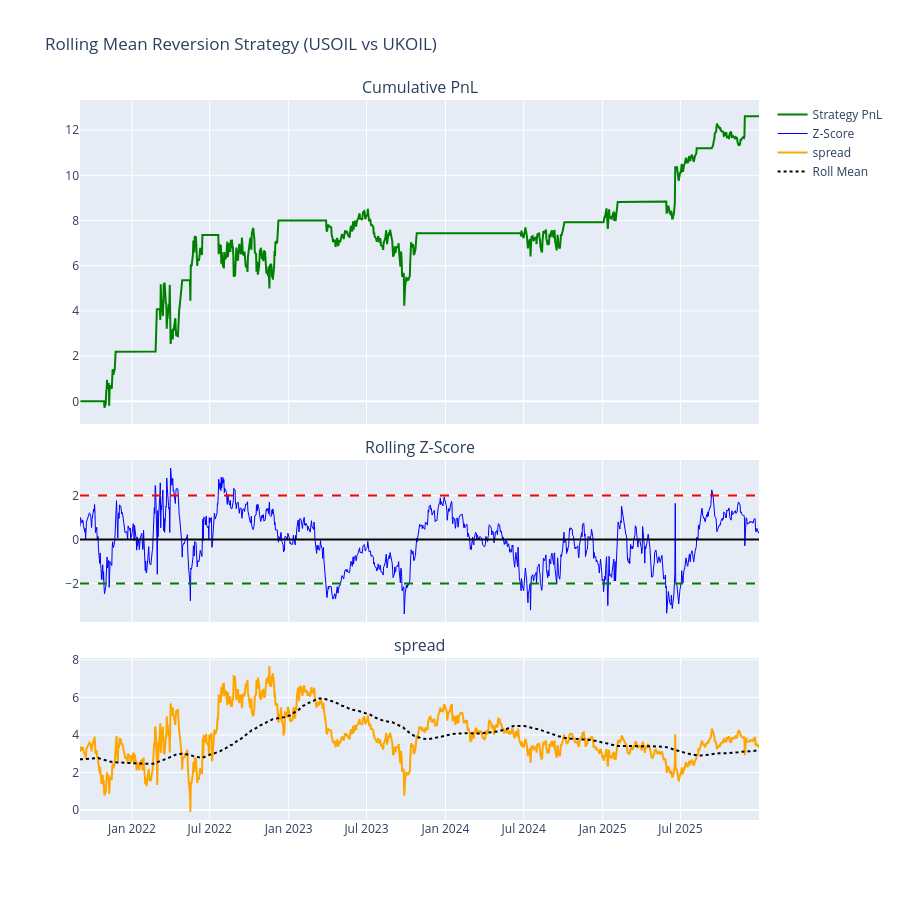

Source (notebook cell):
### Code cell
import pandas as pd
import numpy as np
import plotly.graph_objects as go
from plotly.subplots import make_subplots

# ==========================================
# 1. SETUP & DATA GENERATION (Replace with your actual data)
# ==========================================
# For this example, I'll create dummy data to show the logic works.
# In your real code, just load your df_combined from earlier.
# np.random.seed(42)
# dates = pd.date_range(start='2023-01-01', periods=5000, freq='H')
# us_oil = 70 + np.cumsum(np.random.normal(0, 0.5, 5000))
# uk_oil = us_oil + 5 + np.random.normal(0, 0.8, 5000) # Correlated but noisy

# df = pd.DataFrame({'USOIL': us_oil, 'UKOIL': uk_oil}, index=dates)
df = df_combined.copy()

# ==========================================
# 2. STRATEGY PARAMETERS
# ==========================================
LOOKBACK_WINDOW = 168  # 1 Week of hourly data (24 * 7) - Typical for swing trading
ENTRY_THRESHOLD = 2.0  # Enter when spread is 2 sigma away
EXIT_THRESHOLD = 0.0   # Exit when spread returns to mean
STOP_LOSS = 4.0        # Close if spread blows out (Risk Management)

# ==========================================
# 3. CALCULATE INDICATORS
# ==========================================
# A. Calculate the spread
# Simple diff is okay, but Log spread is better for long-term (pct difference)
# df['spread'] = np.log(df['USOIL']) - np.log(df['UKOIL'])

# B. Calculate ROLLING Stats
df['Roll_Mean'] = df['spread'].rolling(window=LOOKBACK_WINDOW).mean()
df['Roll_Std'] = df['spread'].rolling(window=LOOKBACK_WINDOW).std()

# C. Calculate Z-Score
df['Z_Score'] = (df['spread'] - df['Roll_Mean']) / df['Roll_Std']

# Drop NaN values from the warmup period
df.dropna(inplace=True)

# ==========================================
# 4. GENERATE SIGNALS (Vectorized Logic)
# ==========================================
df['Position'] = 0 # 1 = Long spread (Buy US, Sell UK), -1 = Short spread

# We use a loop for state management (Entry vs Exit logic is hard to vectorize perfectly)
current_pos = 0

position_history = []

for z in df['Z_Score']:
    # ENTRY LOGIC
    if current_pos == 0:
        if z < -ENTRY_THRESHOLD: 
            current_pos = 1  # Long the spread (WTI is cheap)
        elif z > ENTRY_THRESHOLD:
            current_pos = -1 # Short the spread (WTI is expensive)
            
    # EXIT LOGIC (Mean Reversion)
    elif current_pos == 1:
        if z >= EXIT_THRESHOLD: # Reverted to mean
            current_pos = 0
        elif z < -STOP_LOSS:    # Stop Loss (spread widening too much)
            current_pos = 0
            
    elif current_pos == -1:
        if z <= -EXIT_THRESHOLD: # Reverted to mean
            current_pos = 0
        elif z > STOP_LOSS:      # Stop Loss
            current_pos = 0
            
    position_history.append(current_pos)

df['Position'] = position_history

# ==========================================
# 5. CALCULATE RETURNS
# ==========================================
# PnL = Position * Change in spread
# Note: In real life, PnL is (Change in US) - (Change in UK)
# Since we used log spread, diff in spread approx returns.
df['Strategy_Returns'] = df['Position'].shift(1) * df['spread'].diff()

# Cumulative Returns
df['Cum_Returns'] = df['Strategy_Returns'].cumsum()

# ==========================================
# 6. VISUALIZE (The "Calgary Dashboard")
# ==========================================
fig = make_subplots(rows=3, cols=1, shared_xaxes=True, 
                    vertical_spacing=0.05, 
                    row_heights=[0.5, 0.25, 0.25],
                    subplot_titles=("Cumulative PnL", "Rolling Z-Score", "spread"))

# Plot 1: Equity Curve
fig.add_trace(go.Scatter(x=df.index, y=df['Cum_Returns'], name="Strategy PnL", line=dict(color='green')), row=1, col=1)

# Plot 2: Z-Score with Thresholds
fig.add_trace(go.Scatter(x=df.index, y=df['Z_Score'], name="Z-Score", line=dict(color='blue', width=1)), row=2, col=1)
fig.add_hline(y=ENTRY_THRESHOLD, line_dash="dash", line_color="red", row=2, col=1)
fig.add_hline(y=-ENTRY_THRESHOLD, line_dash="dash", line_color="green", row=2, col=1)
fig.add_hline(y=0, line_color="black", row=2, col=1)

# Plot 3: The Actual spread
fig.add_trace(go.Scatter(x=df.index, y=df['spread'], name="spread", line=dict(color='orange')), row=3, col=1)
fig.add_trace(go.Scatter(x=df.index, y=df['Roll_Mean'], name="Roll Mean", line=dict(color='black', dash='dot')), row=3, col=1)

fig.update_layout(title="Rolling Mean Reversion Strategy (USOIL vs UKOIL)", height=900)
fig.show()

# ==========================================
# 7. METRICS (For your Resume)
# ==========================================
total_return = df['Cum_Returns'].iloc[-1]
sharpe = (df['Strategy_Returns'].mean() / df['Strategy_Returns'].std()) * np.sqrt(252 * 24) # Annualized (Hourly data)

print(f"Total Return: {total_return:.4f} Log Units")
print(f"Sharpe Ratio: {sharpe:.2f}")

### Figure 1 — Plotly figure (JSON) as saved in the notebook; plotly's stock layout.template omitted (floating-point values rounded to 4 significant figures; data arrays with more than 128 entries replaced by an {"elided": "..."} marker saying what was removed)
{"data": [{"line": {"color": "green"}, "name": "Strategy PnL", "type": "scatter", "x": {"elided": "1118 str values"}, "xaxis": "x", "y": {"elided": "1118 float values"}, "yaxis": "y"}, {"line": {"color": "blue", "width": 1}, "name": "Z-Score", "type": "scatter", "x": {"elided": "1118 str values"}, "xaxis": "x2", "y": {"elided": "1118 float values"}, "yaxis": "y2"}, {"line": {"color": "orange"}, "name": "spread", "type": "scatter", "x": {"elided": "1118 str values"}, "xaxis": "x3", "y": {"elided": "1118 float values"}, "yaxis": "y3"}, {"line": {"color": "black", "dash": "dot"}, "name": "Roll Mean", "type": "scatter", "x": {"elided": "1118 str values"}, "xaxis": "x3", "y": {"elided": "1118 float values"}, "yaxis": "y3"}], "layout": {"annotations": [{"font": {"size": 16}, "showarrow": false, "text": "Cumulative PnL", "x": 0.5, "xanchor": "center", "xref": "paper", "y": 1, "yanchor": "bottom", "yref": "paper"}, {"font": {"size": 16}, "showarrow": false, "text": "Rolling Z-Score", "x": 0.5, "xanchor": "center", "xref": "paper", "y": 0.5, "yanchor": "bottom", "yref": "paper"}, {"font": {"size": 16}, "showarrow": false, "text": "spread", "x": 0.5, "xanchor": "center", "xref": "paper", "y": 0.225, "yanchor": "bottom", "yref": "paper"}], "height": 900, "shapes": [{"line": {"color": "red", "dash": "dash"}, "type": "line", "x0": 0, "x1": 1, "xref": "x2 domain", "y0": 2, "y1": 2, "yref": "y2"}, {"line": {"color": "green", "dash": "dash"}, "type": "line", "x0": 0, "x1": 1, "xref": "x2 domain", "y0": -2, "y1": -2, "yref": "y2"}, {"line": {"color": "black"}, "type": "line", "x0": 0, "x1": 1, "xref": "x2 domain", "y0": 0, "y1": 0, "yref": "y2"}], "title": {"text": "Rolling Mean Reversion Strategy (USOIL vs UKOIL)"}, "xaxis": {"anchor": "y", "domain": [0, 1], "matches": "x3", "showticklabels": false}, "xaxis2": {"anchor": "y2", "domain": [0, 1], "matches": "x3", "showticklabels": false}, "xaxis3": {"anchor": "y3", "domain": [0, 1]}, "yaxis": {"anchor": "x", "domain": [0.55, 1]}, "yaxis2": {"anchor": "x2", "domain": [0.275, 0.5]}, "yaxis3": {"anchor": "x3", "domain": [0, 0.225]}}}
